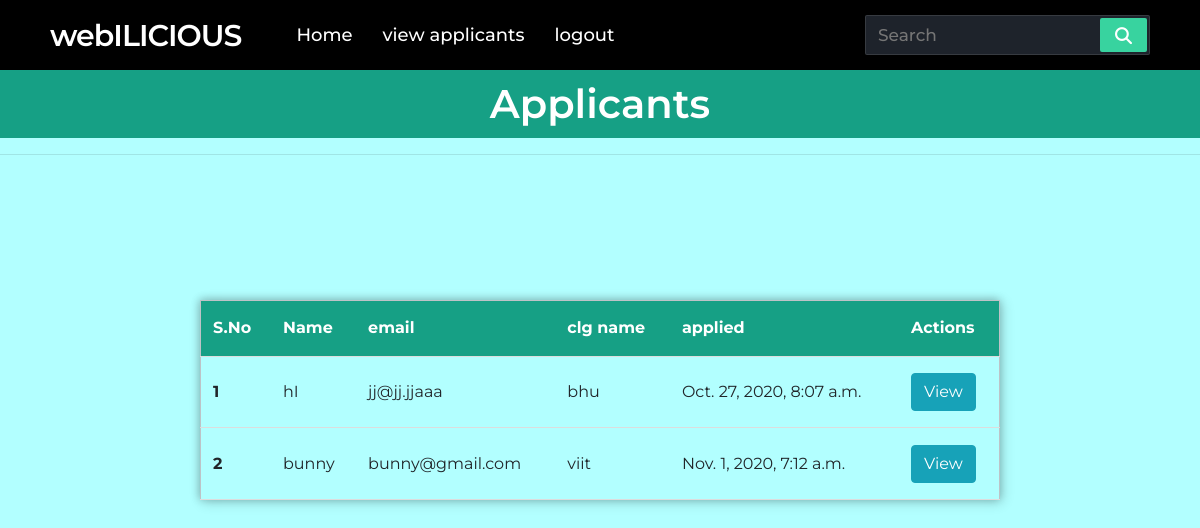
Page /controller/viewapplicants on the earlier database version.
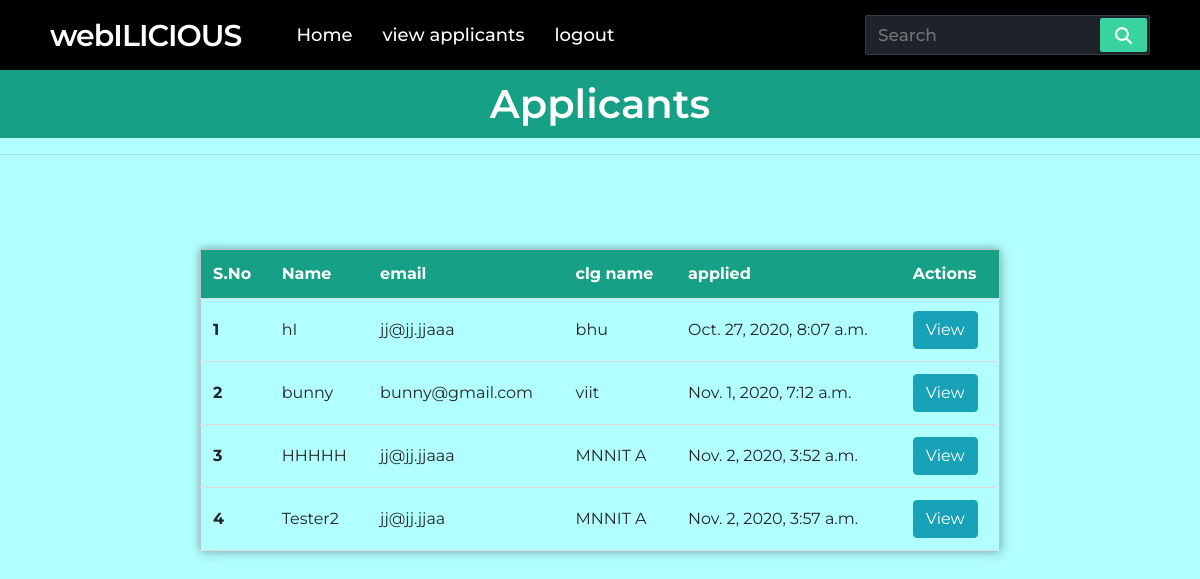
Same page on the later database version.
### controller/models.py (models this page shows, shortened)
class Applicants(models.Model):
    applicant = models.OneToOneField(User,on_delete=models.CASCADE)
    app_email=models.CharField(max_length=255)
    app_clg=models.CharField(max_length=255)
    dateregisteres= models.DateTimeField(auto_now_add=True)

### controller/views.py (the view)
# urls.py: path('viewapplicants',views.viewapplicants,name="viewapplicants"),
def viewapplicants(request):
    item = Applicants.objects.all()
    context ={'item' : item}
    return render(request,'controller/viewapp.html',context)

### controller/templates/controller/viewapp.html (shortened to what this page needs)
{% extends 'controller/base.html' %}
{% load static %}
{% block body %}
{% if item %}
<body>
    <h1>Applicants</h1>
    <hr>
    <table>
        <tr id="header">
            <th scope="col">S.No</th>
        <th scope="col">Name</th>
        <th scope="col">email</th>
        <th scope="col">clg name</th>
        <th scope="col">applied</th>
        <th scope="col">Actions</th>
        </tr>
        {%  for ite in item %}
      <tr>
        <th scope="row">{{ forloop.counter }}</th>
        <td>{{ ite.applicant }}</td>
        <td>{{ ite.app_email }}</td>
        <td>{{ ite.app_clg }}</td>
        <td>{{ ite.dateregisteres }}</td>
        <td>
        <a href="{%url 'completedetails' ite.id %}" class="btn btn-info text-white">View</a>
        </td>
      </tr>
      {% endfor %}
      {% else %}
      <h6 style="margin-top: 100px;color: #c9302c"> No applications present!!! </h6>
      {% endif %}
    </table>
</body>
{% endblock body %}

### controller/templates/controller/base.html (shortened to what this page needs)
{% load static %}
<!doctype html>
<html lang="en">
  <head>
    <link rel="stylesheet" href="https://stackpath.bootstrapcdn.com/bootstrap/4.5.2/css/bootstrap.min.css">
    <link rel="stylesheet" href="{% static 'css/base.css' %}">
  </head>
  <body >
    <nav class="nav-bar">
        <div class="logo">
        webILICIOUS</div>
        <div class="nav-items">
        <li><a href="{% url 'home' %}">Home</a></li>
        <li><a href="{%url 'viewapplicants'%}">view applicants</a></li>
        <li><a href="{%url 'logout'%}">logout</a></li>
        </div>
        <form action="#">
                <input type="search" class="search-data" placeholder="Search" required>
                <button type="submit" class="fas fa-search"></button>
            </form>
        </nav>
{% block body %}
{% endblock body %}
  </body>
</html>

### static/css/base.css (style rules this page uses)
* { margin: 0; padding: 0; outline: none; box-sizing: border-box; font-family: 'Montserrat', sans-serif; }
nav { background: #000000; display: flex; flex-wrap: wrap; align-items: center; justify-content: space-between; height: 70px; padding: 0 100px; }
nav .logo { color: #fff; font-size: 30px; font-weight: 600; letter-spacing: -1px; }
nav .nav-items { display: flex; flex: 1; padding: 0 0 0 40px; }
nav .nav-items li { list-style: none; padding: 0 15px; }
nav .nav-items li a { color: #fff; font-size: 18px; font-weight: 500; text-decoration: none; }
nav form { display: flex; height: 40px; padding: 2px; background: #1e232b; min-width: 18%!important; border-radius: 2px; border: 1px solid rgba(155,155,155,0.2); }
nav form .search-data { width: 100%; height: 100%; padding: 0 10px; color: #fff; font-size: 17px; border: none; font-weight: 500; background: none; }
nav form button { padding: 0 15px; color: #fff; font-size: 17px; background: #38d39f; border: none; border-radius: 2px; cursor: pointer; }
@media (max-width: 1245px) { nav { padding: 0 50px; } }

### controller/templates/controller/viewapp.html (style rules this page uses)
body { padding: 0px; margin: 0; font-family: Verdana, Geneva, Tahoma, sans-serif; background-color : #B2FFFF; }
table { position: absolute; left: 50%; top: 50%; transform: translate(-50%, -50%); border-collapse: collapse; width: 800px; height: 200px; border: 1px solid #bdc3c7; box-shadow: 2px 2px 12px rgba(0, 0, 0, 0.2), -1px -1px 8px rgba(0, 0, 0, 0.2); }
tr { transition: all .2s ease-in; cursor: pointer; }
th, td { padding: 12px; text-align: left; border-bottom: 1px solid #ddd; }
#header { background-color: #16a085; color: #fff; }
h1 { font-weight: 600; text-align: center; background-color: #16a085; color: #fff; padding: 10px 0px; }

Differences in the rows shown:
added Applicants: applicant "HHHHH", app_email "jj@jj.jjaaa", app_clg "MNNIT A", dateregisteres "Nov. 2, 2020, 3:52 a.m."
added Applicants: applicant "Tester2", app_email "jj@jj.jjaa", app_clg "MNNIT A", dateregisteres "Nov. 2, 2020, 3:57 a.m."
